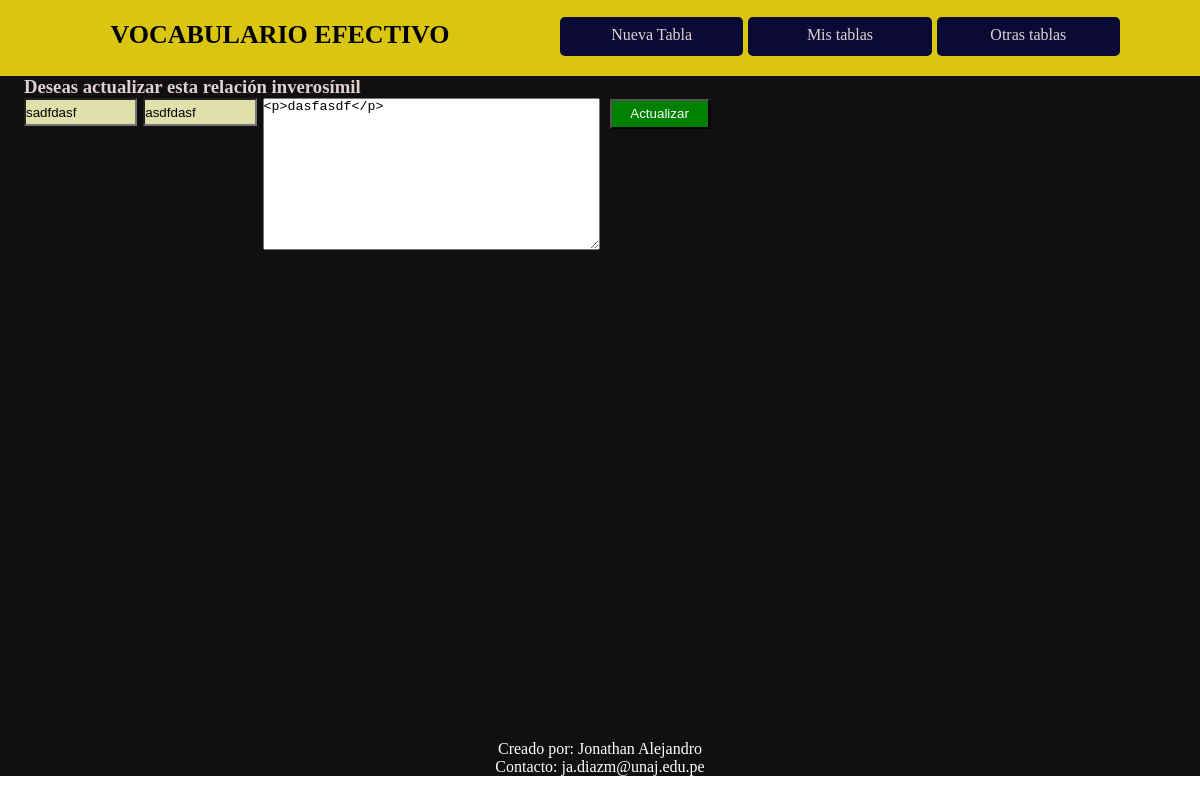
Screenshot of /actualizar-vocabulario/60/ (signed in) with the database file from the repository.
### tables/models.py (models this page shows)
class Word(models.Model) :
    table = models.ForeignKey(Table, null = True, blank=True, on_delete = models.CASCADE) # on_delete=models.CASCADE : it allows to remove for example when user will be removed, register for comment with user removed, also will be removed
    english_word = models.CharField(max_length = 1000)
    spanish_word = models.CharField(max_length = 1000)
    inverosimil_relation = RichTextField(max_length = 2000)

### tables/views.py (the view)
# urls.py: path('actualizar-vocabulario/<pk>/', login_required(views.UpdateVocabulary.as_view()), name = 'update_vocabulary'),
class UpdateVocabulary(UpdateView):
    template_name = 'table/update vocabulary.html'
    model = Word
    form_class = WordForm
    success_url = reverse_lazy('tables_app:table_collection')

### tables/forms.py
class WordForm(ModelForm):
    def __init__(self, *args, **kwargs):
        super(WordForm, self).__init__(*args, **kwargs)
        self.fields['inverosimil_relation'].required = False
    class Meta:
        model = Word
        fields = ['english_word', 'spanish_word', 'inverosimil_relation']
        labels = {
            'english_word' : '',
            'spanish_word' : '',
            'inverosimil_relation' : '',
        }

### tables/templates/table/update vocabulary.html
{% extends 'layouts/layout.html' %}
{% load static %}
{% block main_content %}
    <h3>Deseas actualizar esta relación inverosímil</h3>
    {% include 'includes/form update vocabulary.html' %}
{% endblock %}

### tables/templates/includes/form update vocabulary.html (shortened to what this page needs)
<form class="form-of-words" action="" method="POST">
    {{ form.as_p }}
    <div class="button">
        <input type="submit" value="Actualizar">
    </div>
</form>

### mainapp/static/css/styles.css (style rules this page uses)
* { margin: 0; padding: 0; }

### tables/static/css/styles-app-tables.css (style rules this page uses)
form.form-of-words { display: grid; grid-template-columns: 0.8fr 0.8fr 0fr 3fr 0fr 1fr; grid-gap: 10px; }
form.form-of-words p input[type="text"] { width: 100%; height: 24px; background-color: #e0e0ad; }
.button { width: 100px; height: 30px; line-height: 30px; }
.button input[type="submit"] { width: 100%; height: 100%; background-color: green; color: white; cursor: pointer; }

### rows the page displays
Word: english_word "sadfdasf", spanish_word "asdfdasf", inverosimil_relation "<p>dasfasdf</p>"
